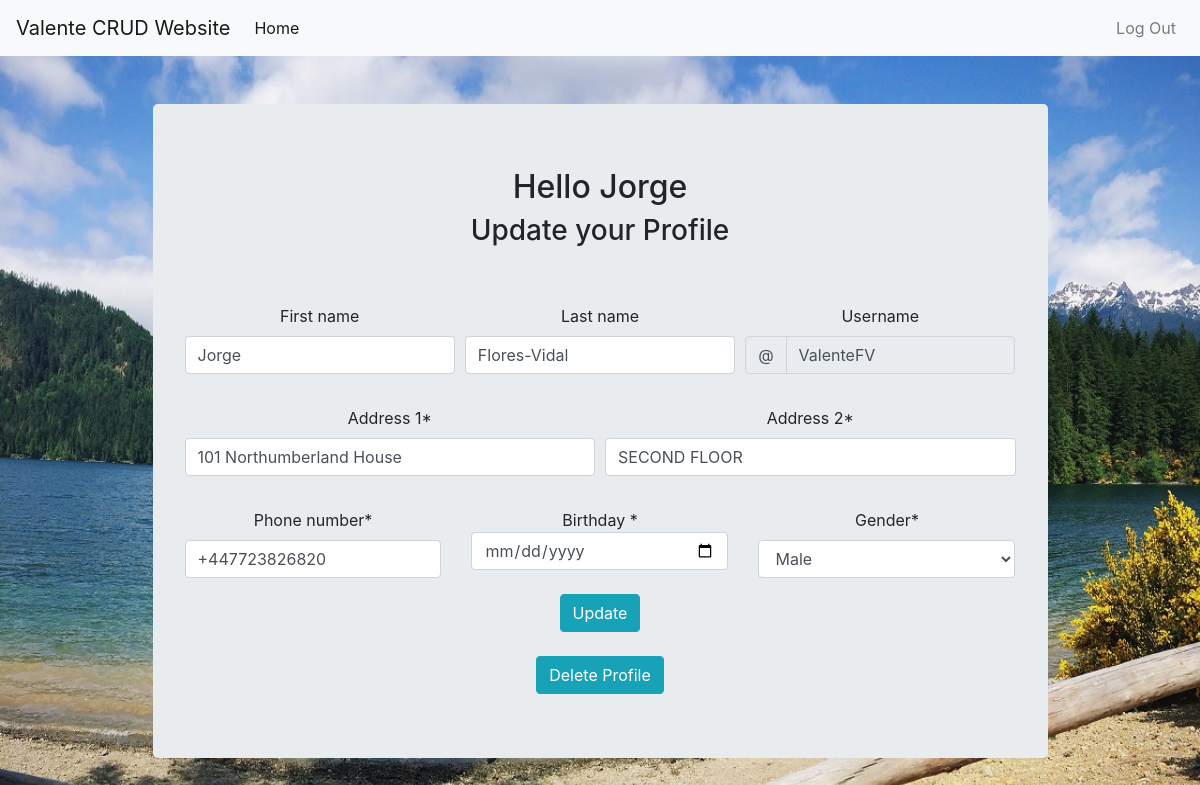
The app's page /profile_form/ (signed in), older data.
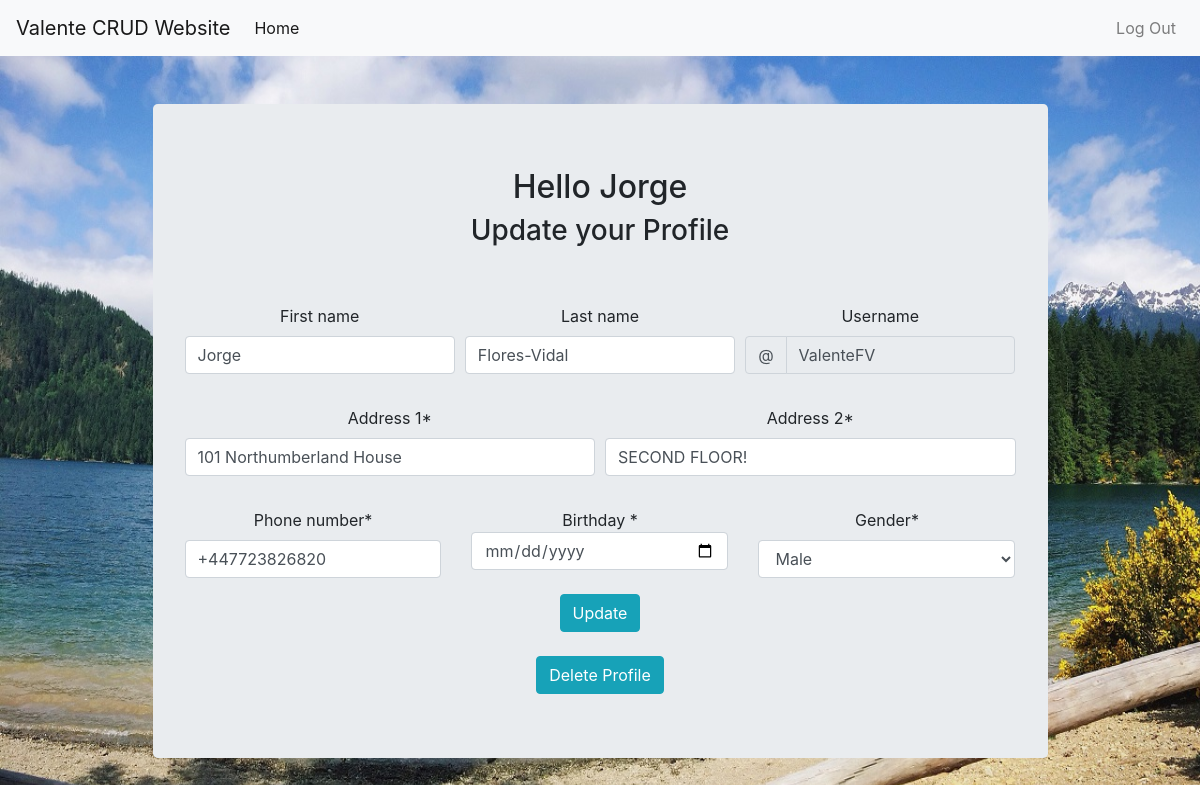
The same page, newer data.
### update_profile/models.py (models this page shows)
class UserProfile(models.Model):
    user = models.OneToOneField(User, on_delete=models.CASCADE)
    address_1 = models.CharField(max_length=200, blank=False, null=True)
    address_2 = models.CharField(max_length=200, blank=False, null=True)
    phone_number = PhoneNumberField()
    birthday = models.DateField(blank=False, null=True)
    gender = models.CharField(max_length=200, choices=gender_options, blank=False, null=True)

### update_profile/views.py (the view, shortened to what this page needs)
# urls.py: path('profile_form/', up_views.profile_form, name='profile_form' ),
@login_required
def profile_form(request):
    user_form = UserForm(initial={'first_name': request.user.first_name,
                                  'last_name': request.user.last_name,
                                  'username': request.user.username
                                  })
    profile_form = ProfileForm(initial={'address_1': request.user.userprofile.address_1,
                                        'address_2': request.user.userprofile.address_2,
                                        'phone_number': request.user.userprofile.phone_number,
                                        'birthday': request.user.userprofile.birthday,
                                        'gender': request.user.userprofile.gender,
    })
    return render(request, 'update_profile/profile_form.html', {'user_form': user_form, 'profile_form': profile_form} )

### update_profile/forms.py
class UserForm(ModelForm):
    class Meta:
        model = User
        fields = ('first_name', 'last_name', 'email')
        label = {
            'first_name': 'First Name',
            'last_name': 'Last Name',
            'email': 'Email',
        }

class ProfileForm(ModelForm):
    class Meta:
        model = UserProfile
        fields = ('address_1', 'address_2', 'phone_number', 'birthday', 'gender')
        widgets = {
        'birthday': DateInput(format=('%m/%d/%Y'), attrs={'class':'form-control', 'placeholder':'Select a date', 'type':'date'}),
    }

### update_profile/templates/update_profile/profile_form.html (shortened to what this page needs)
{% extends 'base.html' %}
{% load crispy_forms_tags %}
{% block content %}
<h2>Hello {{user.first_name}}</h2>
<h3>Update your Profile</h3>
<br>
<br>
<form action="" method="post", autocomplete="off">
    <div class="form-row">
        <div class="col-md-4 mb-3">
            {{ user_form.first_name | as_crispy_field }}
        </div>
        <div class="col-md-4 mb-3">
            {{ user_form.last_name | as_crispy_field }}
        </div>
        <div class="col-md-4 mb-3">
            <label for="validationDefaultUsername">Username</label>
            <div class="input-group">
                <div class="input-group-prepend">
                    <span class="input-group-text" id="inputGroupPrepend2">@</span>
                </div>
            <input type="text" class="form-control" id="validationDefaultUsername"  value="{{ user.username }}"  aria-describedby="inputGroupPrepend2" required disabled>
            </div>
        </div>
    </div>
    <div class="form-row">
        <div class="col-md-6 mb-3">
            {{ profile_form.address_1 | as_crispy_field }}
        </div>
        <div class="col-md-6 mb-3">
            {{ profile_form.address_2 | as_crispy_field }}
        </div>
    </div>
    <div class="row">
        <div class="col-md-4">
            {{ profile_form.phone_number | as_crispy_field }}
        </div>
        <div class="col-md-4">
                <span >Birthday *</span>
            {{ profile_form.birthday }}
        </div>
        <div class="col-md-4">
            {{ profile_form.gender | as_crispy_field }}
        </div>
    </div>
    <button class="btn btn-large btn-info" >Update</button>
</form>
    <br>
    <form action="/delete_user/" method="POST", autocomplete="off">
        <button class="btn btn-large btn-info"  type="submit" type="submit">Delete Profile</button>
    </form>
{% endblock %}

### update_profile/templates/base.html (shortened to what this page needs)
{% load static %}
<!DOCTYPE html>
<html lang="en">
<head>
    <link rel="stylesheet" href="https://stackpath.bootstrapcdn.com/bootstrap/4.4.1/css/bootstrap.min.css">
    <link rel="stylesheet" href="https://stackpath.bootstrapcdn.com/font-awesome/4.7.0/css/font-awesome.min.css">
    <link rel="stylesheet" type="text/css" href="{% static 'style.css' %}">
</head>
<body >
    <nav class="navbar navbar-expand-lg navbar-light bg-light">
        <a class="navbar-brand" href="/">Valente CRUD Website</a>
        <div class="collapse navbar-collapse" id="navbarSupportedContent">
          <ul class="navbar-nav mr-auto">
            <li class="nav-item active">
              <a class="nav-link" href="/">Home </a>
            </li>
          </ul>
          <ul class="navbar-nav my-2 my-lg-0">
            {% if user.is_authenticated %}
            <li class="nav-item">
              <a class="nav-link" href="/logout/">Log Out </a>
            </li>
            {% else %}
            <li class="nav-item">
              <a class="nav-link" href="/login/">Log In</a>
            </li>
            {% endif %}
          </ul>
        </div>
      </nav>
      <div style="text-align: center;" class="container">
        <div class="col-md-10 offset-md-1 mt-5">
            <div class="jumbotron">
                {% block content %}
                {% endblock %}
              </div>
        </div>
      </div>
</body>
</html>

### update_profile/static/style.css (style rules this page uses)
body { background: white url("images/background.jpg") no-repeat; background-size:100% 100%; }

Row changes from the older to the newer data that the page shows:
changed UserProfile "101 Northumberland House": address_2 "SECOND FLOOR" → "SECOND FLOOR!"
